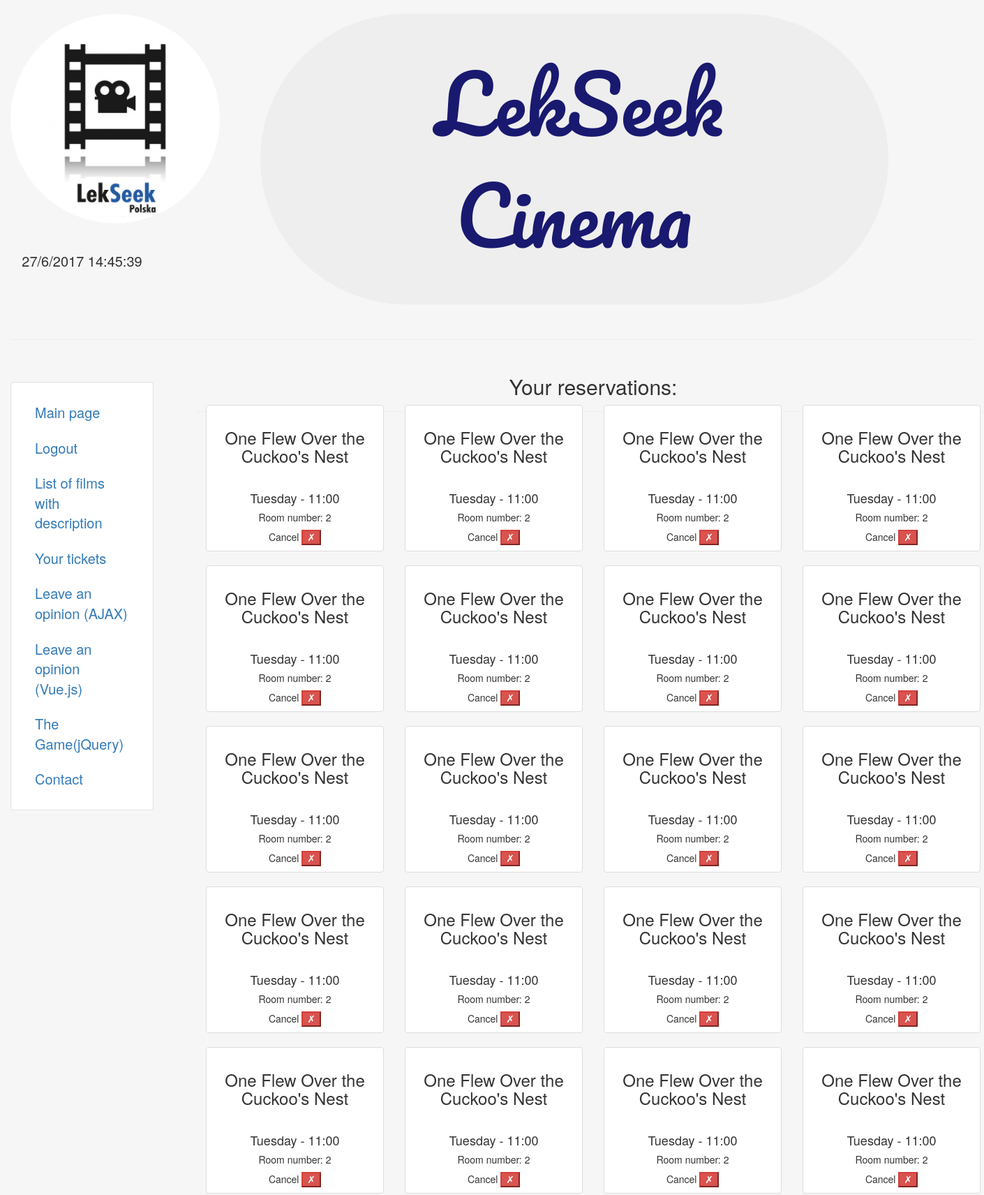
The page /tickets/ (signed in, upper part) on the database its author committed.
### reservations/models.py (models this page shows, shortened)
class Ticket(models.Model):
    screening = models.ForeignKey(Screening)
    user = models.ForeignKey(User)
    seat = models.CharField(max_length=100)
    class Meta:
        verbose_name_plural = "tickets"

class Screening(models.Model):
    DAY_STATUS = ((0, 'Monday'),
                  (1, 'Tuesday'),
                  (2, 'Wednesday'),
                  (3, 'Thursday'),
                  (4, 'Friday'),
                  (5, 'Saturday'),
                  (6, 'Sunday'))
    HOUR_STATUS = ((0, '8:00'),
                   (1, '8:30'),
                   (2, '9:00'),
                   (3, '9:30'),
                   (4, '10:00'),
                   (5, '10:30'),
                   (6, '11:00'),
                   (7, '11:30'),
                   (8, '12:00'),
                   (9, '12:30'),
                   (10, '13:00'),
                   (11, '13:30'),
                   (12, '14:00'),
                   (13, '14:30'),
                   (14, '15:00'),
                   (15, '15:30'),
                   (16, '16:00'),
                   (17, '16:30'),
                   (18, '17:00'),
                   (19, '17:30'),
                   (20, '18:00'),
                   (21, '18:30'),
                   (22, '19:00'),
                   (23, '19:30'),
                   (24, '20:00'),
                   (25, '20:30'))
    movie = models.ForeignKey(Movie)
    room_nr = models.ForeignKey(Room)
    view_day = models.IntegerField(default=0, choices=DAY_STATUS)
    view_hour = models.IntegerField(default=0, choices=HOUR_STATUS)
    class Meta:
        verbose_name_plural = "screenings"

class Movie(models.Model):
    title = models.CharField(max_length=150)
    director = models.CharField(max_length=150)
    description = models.TextField(default="Opis")
    date = models.IntegerField(default=2000)
    genre = models.CharField(max_length=100, default="Thriller")
    poster_url = models.CharField(max_length=500)
    class Meta:
        verbose_name_plural = "movies"
    def __str__(self):
        return self.title

class Room(models.Model):
    number = models.IntegerField(default=0)
    class Meta:
        verbose_name_plural = "rooms"
    def __str__(self):
        return str(self.number)

### reservations/views.py (the view, shortened to what this page needs)
# urls.py: url(r'^tickets/$', views.ticketsview, name="tickets"),
def ticketsview(request):
    if request.user.is_authenticated():
        user = User.objects.get(id=request.user.id)
        if request.method == 'GET':
            tickets = Ticket.objects.filter(user=user)
            return render(request, 'home/tickets.html', {'tickets': tickets})
    else:
        return render(request, 'home/tickets.html')

### reservations/templates/home/tickets.html (shortened to what this page needs)
{% extends "home/base.html" %}
{% block content %}
    {% if user.is_authenticated %}
        <div class="container">
            <div class="page-header" align="middle">
                <h2>Your reservations:</h2>
                {% for ticket in tickets %}
                    <div class="col-lg-3 col-md-3 col-sm-6 col-xs-12">
                        <div class="thumbnail" style="height: 210px">
                            <div class="caption" align="middle">
                                <div><h3 style="height: 80px">{{ ticket.screening.movie }}</h3></div>
                                <h4>{{ ticket.screening.get_view_day_display }}
                                    - {{ ticket.screening.get_view_hour_display }} </h4>
                                <h5> Room number: {{ ticket.screening.room_nr }}</h5>
                                <form action="/tickets/cancel" method="post">
                                    <h5> Cancel <input type="submit" class="btn-danger" value="&#10007;"></h5>
                                </form>
                            </div>
                        </div>
                    </div>
                {% endfor %}
            </div>
        </div>
    {% endif %}
{% endblock %}

### rows shown on the page
Ticket: screening.movie "One Flew Over the Cuckoo's Nest", screening.view_day "Tuesday", screening.view_hour "11:00", screening.room_nr "2"
Ticket: screening.movie "One Flew Over the Cuckoo's Nest", screening.view_day "Tuesday", screening.view_hour "11:00", screening.room_nr "2"
Ticket: screening.movie "One Flew Over the Cuckoo's Nest", screening.view_day "Tuesday", screening.view_hour "11:00", screening.room_nr "2"
Ticket: screening.movie "One Flew Over the Cuckoo's Nest", screening.view_day "Tuesday", screening.view_hour "11:00", screening.room_nr "2"
Ticket: screening.movie "One Flew Over the Cuckoo's Nest", screening.view_day "Tuesday", screening.view_hour "11:00", screening.room_nr "2"
Ticket: screening.movie "One Flew Over the Cuckoo's Nest", screening.view_day "Tuesday", screening.view_hour "11:00", screening.room_nr "2"
Ticket: screening.movie "One Flew Over the Cuckoo's Nest", screening.view_day "Tuesday", screening.view_hour "11:00", screening.room_nr "2"
Ticket: screening.movie "One Flew Over the Cuckoo's Nest", screening.view_day "Tuesday", screening.view_hour "11:00", screening.room_nr "2"
Ticket: screening.movie "One Flew Over the Cuckoo's Nest", screening.view_day "Tuesday", screening.view_hour "11:00", screening.room_nr "2"
Ticket: screening.movie "One Flew Over the Cuckoo's Nest", screening.view_day "Tuesday", screening.view_hour "11:00", screening.room_nr "2"
Ticket: screening.movie "One Flew Over the Cuckoo's Nest", screening.view_day "Tuesday", screening.view_hour "11:00", screening.room_nr "2"
Ticket: screening.movie "One Flew Over the Cuckoo's Nest", screening.view_day "Tuesday", screening.view_hour "11:00", screening.room_nr "2"
Ticket: screening.movie "One Flew Over the Cuckoo's Nest", screening.view_day "Tuesday", screening.view_hour "11:00", screening.room_nr "2"
Ticket: screening.movie "One Flew Over the Cuckoo's Nest", screening.view_day "Tuesday", screening.view_hour "11:00", screening.room_nr "2"
Ticket: screening.movie "One Flew Over the Cuckoo's Nest", screening.view_day "Tuesday", screening.view_hour "11:00", screening.room_nr "2"
Ticket: screening.movie "One Flew Over the Cuckoo's Nest", screening.view_day "Tuesday", screening.view_hour "11:00", screening.room_nr "2"
Ticket: screening.movie "One Flew Over the Cuckoo's Nest", screening.view_day "Tuesday", screening.view_hour "11:00", screening.room_nr "2"
Ticket: screening.movie "One Flew Over the Cuckoo's Nest", screening.view_day "Tuesday", screening.view_hour "11:00", screening.room_nr "2"
Ticket: screening.movie "One Flew Over the Cuckoo's Nest", screening.view_day "Tuesday", screening.view_hour "11:00", screening.room_nr "2"
Ticket: screening.movie "One Flew Over the Cuckoo's Nest", screening.view_day "Tuesday", screening.view_hour "11:00", screening.room_nr "2"
